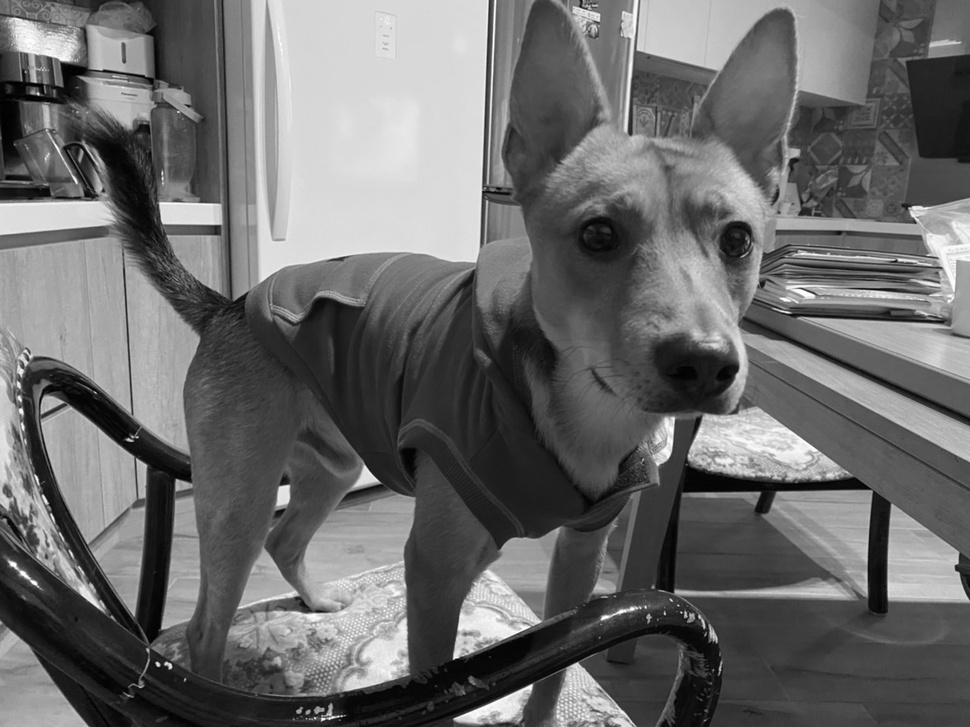
#> input picture hw3/G.jpg, 970 x 727 px, shrunk from 1478 x 1108 before the run
$ python main.py
#> lines starting #> are read from the running program, lines starting #| are printed output that depends on the picture
#import the library
import cv2
import numpy as np
import math
import matplotlib.pyplot as plt

def histo_equalization(img_name):
#> called with img_name = 'G.jpg'
	img = cv2.imread(img_name)
#> img is the input picture: shape (727, 970, 3); min 0, max 255, mean 107
	gray_img = cv2.cvtColor(img, cv2.COLOR_BGR2GRAY)
	h_gray_img = gray_img.copy()
	y, x = gray_img.shape
#> y = 727; x = 970
	level = list(range(256))
	plt.hist(gray_img.flatten(), bins=255)
	plt.savefig(img_name[0]+"__hist.jpg")
#> figure, not shown here; tallest bar 8002 high, from x = 219 to 220
	plt.close()
	img_1dim = gray_img.flatten()
	his_data = np.bincount(img_1dim, minlength=256)
#> his_data = 256 values, max 8002 at index 219, min 46 at index 254, mean 2754.6
	acc_data = np.cumsum(his_data)
#> acc_data = 256 values from 66 to 705190
	acc_prob = acc_data/(x*y)
#> acc_prob = 256 values from 9.36e-05 to 1
	roundvalue = np.rint(acc_prob*255).astype('uint8')
#> roundvalue = 256 values from 0 to 255
	for i in range(y):
		for j in range(x):
			h_gray_img[i][j] = roundvalue[h_gray_img[i][j]]
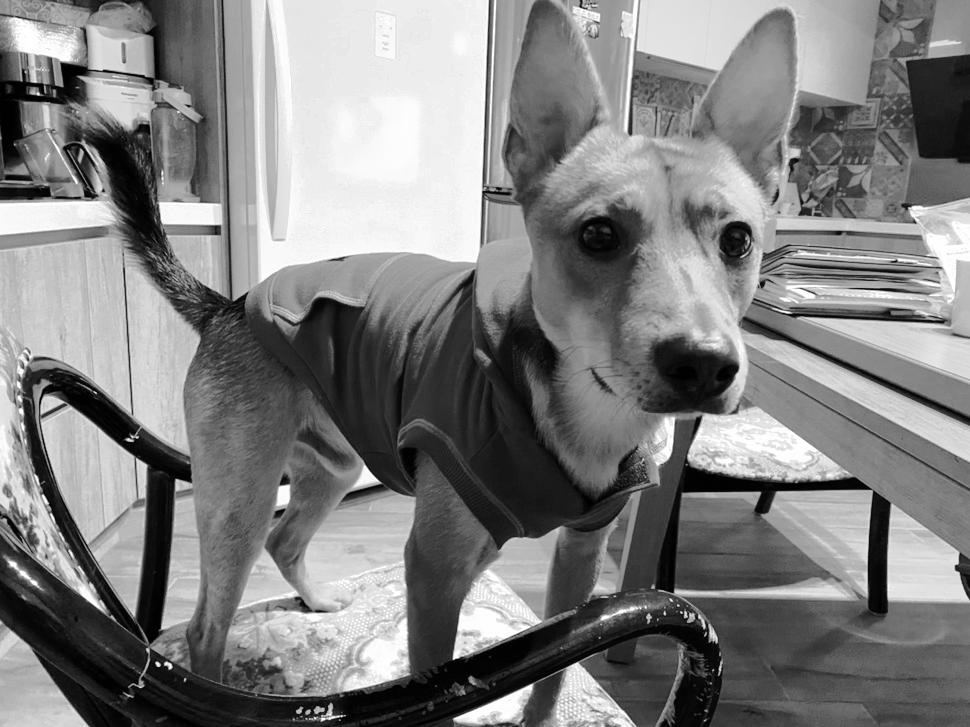
#> h_gray_img: shape (727, 970); min 0, max 255, mean 128.2
	output = img*(np.tile(np.reshape(np.divide(h_gray_img, gray_img, where=gray_img!=0), (y, x, 1)), (1, 1, 3)))
	output = np.clip(output, 0, 255).astype('uint8')
	plt.hist(h_gray_img.flatten(), bins=255)
	plt.savefig(img_name[0]+"H__hist.jpg")
#> figure, not shown here; tallest bar 8002 high, from x = 244 to 245
	plt.close()
	cv2.imwrite(img_name[0]+"H.jpg", output)
	return
histo_equalization("G.jpg")
histo_equalization("C.jpg")
#> call 2 of histo_equalization, with img_name = 'C.jpg'
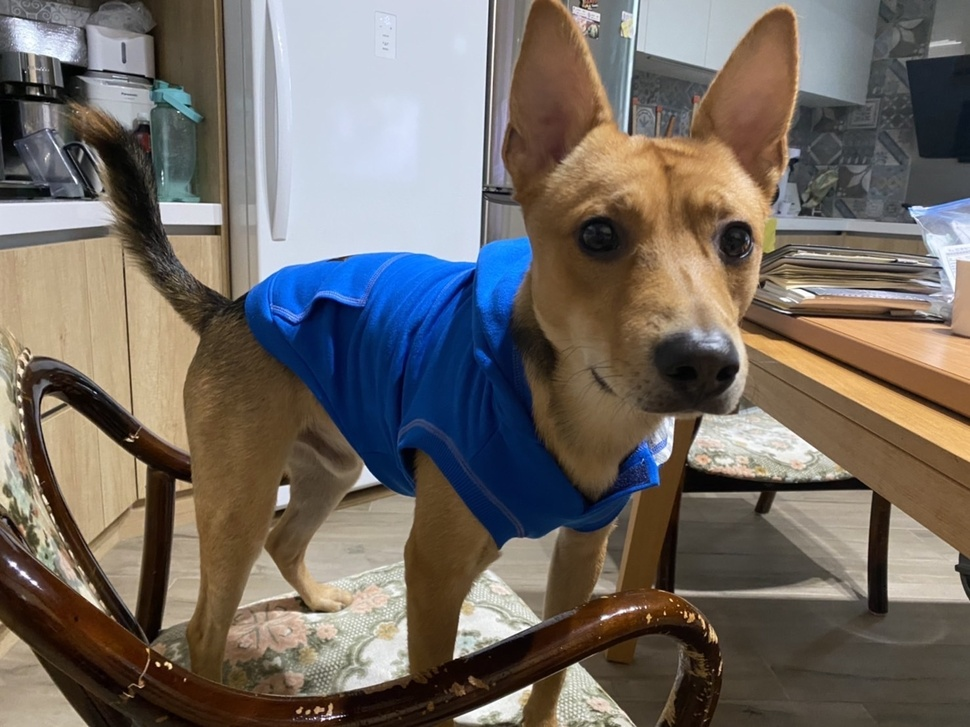
#> input picture hw3/C.jpg, 970 x 727 px, shrunk from 1478 x 1108 before the run
#> in histo_equalization, img is the input picture: shape (727, 970, 3); mean B, G, R 100.5, 107, 114.3
#> in histo_equalization (call 2), `plt.savefig(img_name[0]+"__hist.jpg")`:
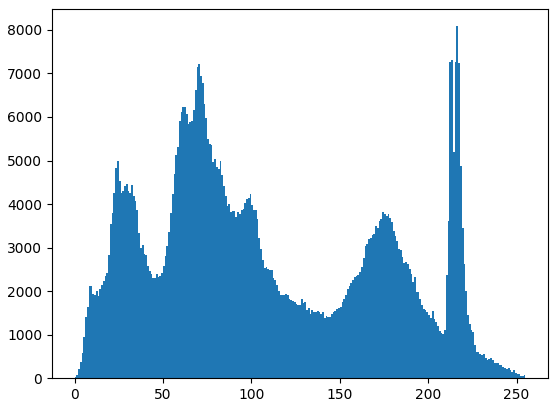
#> figure drawn by matplotlib, 1 panel; tallest bar 8085 high, from x = 216 to 217
#> in histo_equalization (call 2), `his_data = np.bincount(img_1dim, minlength=256)`: his_data = 256 values, max 8085 at index 216, min 21 at index 255, mean 2754.6
#> in histo_equalization (call 2), `acc_data = np.cumsum(his_data)`: acc_data = 256 values from 30 to 705190
#> in histo_equalization (call 2), `acc_prob = acc_data/(x*y)`: acc_prob = 256 values from 4.25e-05 to 1
#> in histo_equalization (call 2), `output = np.clip(output, 0, 255).astype('uint8')`:
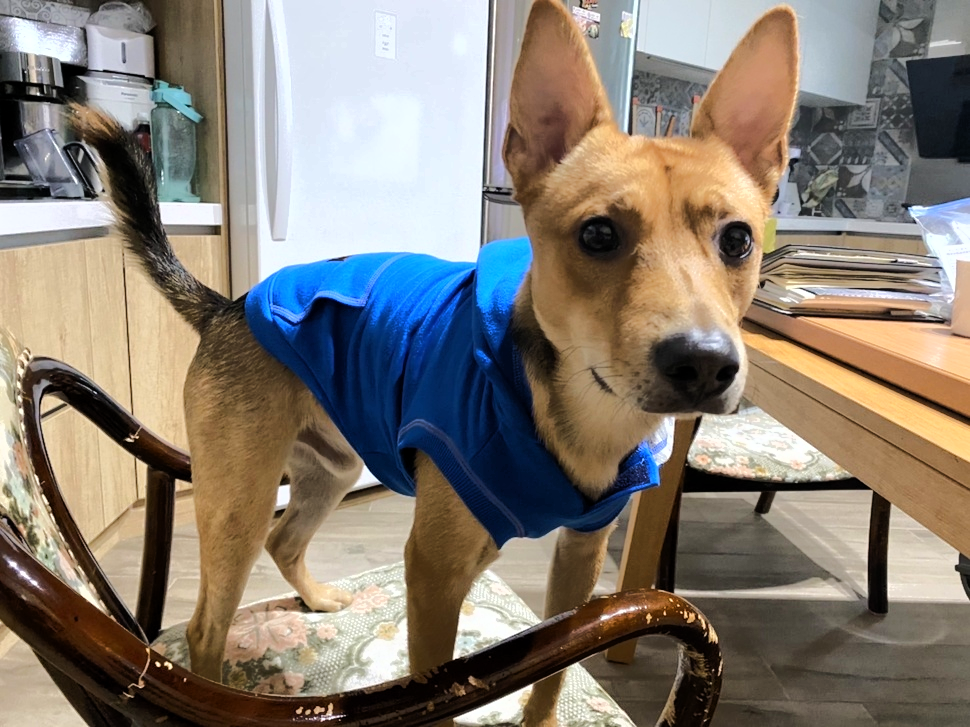
#> output: shape (727, 970, 3); mean B, G, R 115.9, 126.1, 134.8

img = cv2.imread("C.jpg")
b, g, r = cv2.split(img)
plt.hist(b.flatten(), bins=255, color="#0000FF")
plt.savefig("C_b_hist.jpg")
#> figure, not shown here; tallest bar 7521 high, from x = 63 to 64
plt.close()
plt.hist(g.flatten(), bins=255, color="#00FF00")
plt.savefig("C_g_hist.jpg")
#> figure, not shown here; tallest bar 8269 high, from x = 213 to 214
plt.close()
plt.hist(r.flatten(), bins=255, color="#FF0000")
plt.savefig("C_r_hist.jpg")
#> figure, not shown here; tallest bar 10063 high, from x = 205 to 206
plt.close()

img = cv2.imread("CH.jpg")
b, g, r = cv2.split(img)
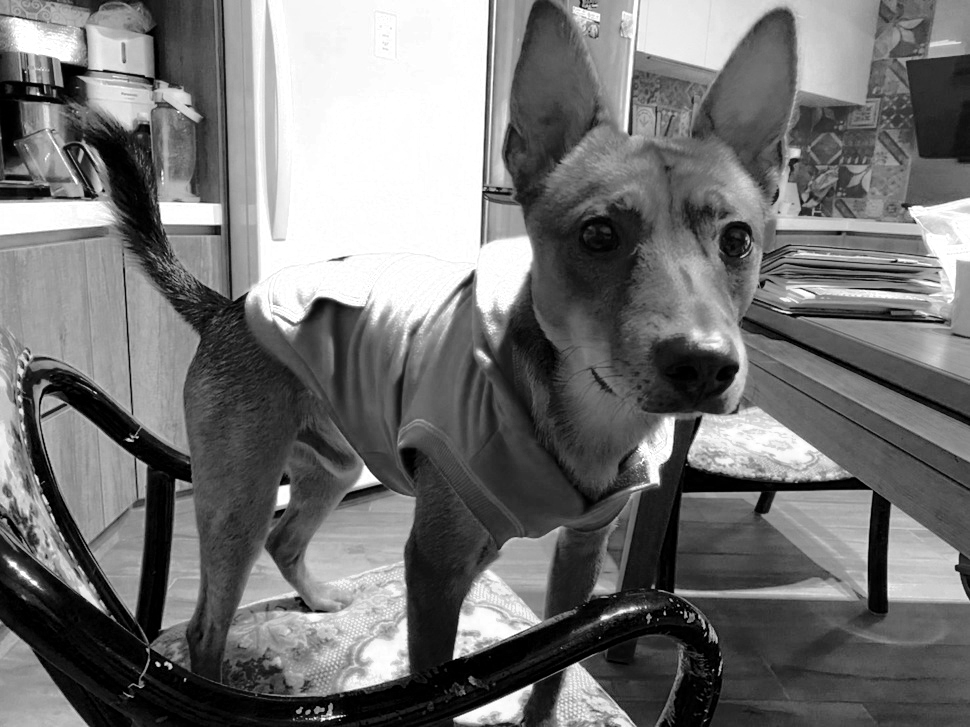
#> b: shape (727, 970); min 0, max 255, mean 115.8
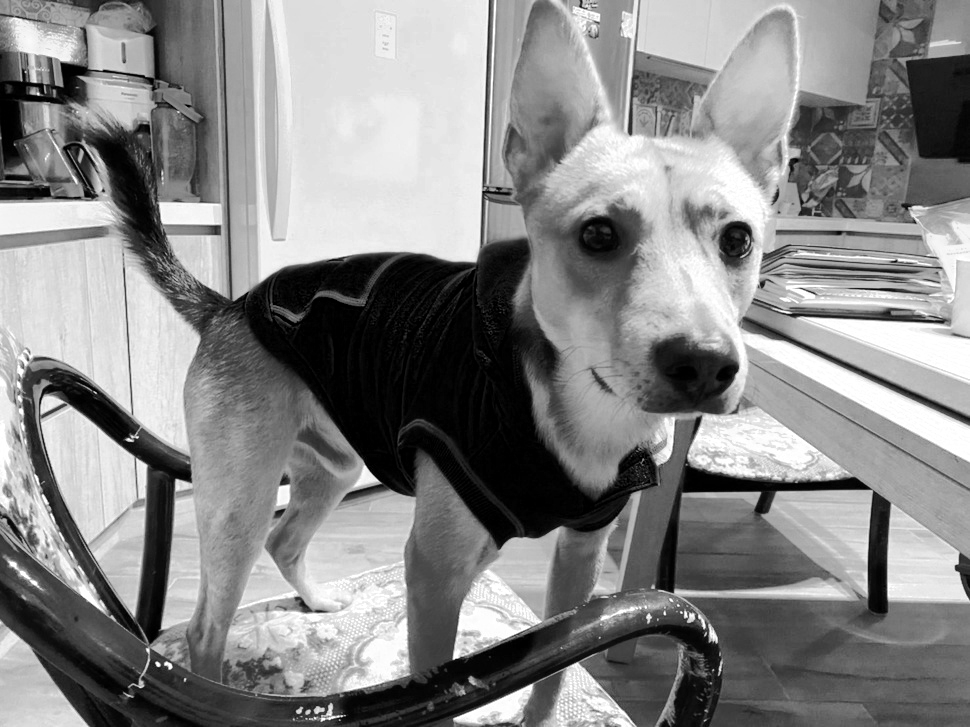
#> r: shape (727, 970); min 0, max 255, mean 134.8
plt.hist(b.flatten(), bins=255, color="#0000FF")
plt.savefig("CH_b_hist.jpg")
#> figure, not shown here; tallest bar 46485 high, from x = 254 to 255
plt.close()
plt.hist(g.flatten(), bins=255, color="#00FF00")
plt.savefig("CH_g_hist.jpg")
#> figure, not shown here; tallest bar 5701 high, from x = 254 to 255
plt.close()
plt.hist(r.flatten(), bins=255, color="#FF0000")
plt.savefig("CH_r_hist.jpg")
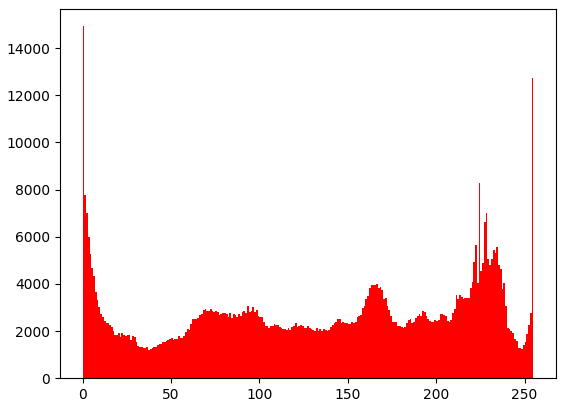
#> figure drawn by matplotlib, 1 panel; tallest bar 14930 high, from x = 0 to 1
plt.close()
